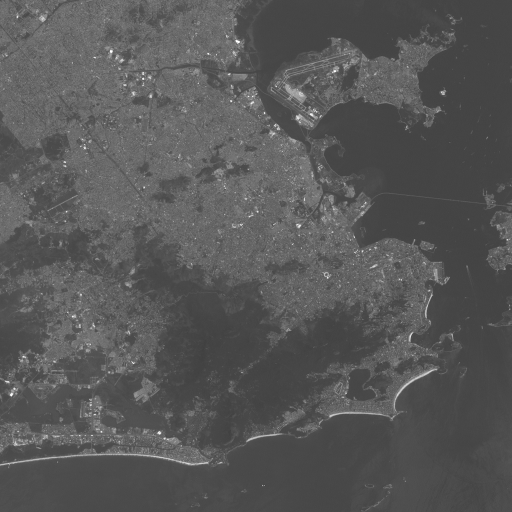
#> input picture trabalho07/LANDSAT_7_ETMXS_20000111_217_076_L2_BAND1.tif, 1024 x 1024 px (shown at 1/2 size); its folder holds 3 pictures in this run; the run also reads 1 picture not shown here
$ jupyter execute --allow-errors task07.ipynb
#> lines starting #> are read from the running program, lines starting #| are printed output that depends on the picture
# Trabalho 7 - Fusão de imagens de satélite com a banda pancromática

## Preâmbulo

A fusão de imagens de sensoriamento remoto pode seer realizado com bandas de um mesmo sensor ou mesmo com bandas de diferentes sensores no intuito de melhorar o resultado na qualidade das imagens.

Um exemplo de necessidade dessa aplicação que pode ser citado é o caso do satélite Landsat (Landsat8/OLI) que possui resolução espacial de 15m no sensor Pancromático e de 30 m no Multiespectral.

## Código

O código, apresentado a seguir, é separado nos métodos:
* image_side_by_side - plota duas imagens lado a lado;
* get_channel - obtem um dos canais de cor da imagem.

[cell 1]
import matplotlib.pyplot as plt
import numpy as np
import cv2
import random
from sklearn.metrics import mean_squared_error


def image_side_by_side(imgs, titles):
    imgs = [np.round(img).astype("uint8") for img in imgs]
    plt.subplot(121), plt.imshow(imgs[0], cmap='gray'), plt.title(titles[0])
    plt.subplot(122), plt.imshow(imgs[1], cmap='gray'), plt.title(titles[1])
    plt.show()


def get_channel(image, channel_number):
    channel_cn = np.zeros(image.shape[:2])
    for x in range(image.shape[0]):
        for y in range(image.shape[1]):
            channel_cn[x, y] = image[x, y][channel_number]
    return channel_cn

file_names = [f"LANDSAT_7_ETMXS_20000111_217_076_L2_BAND{i}.tif" for i in range(1, 4)]
file_name_reference = "LANDSAT_7_ETMPAN_20000111_217_076_L2_BAND8.tif"

## Resultados

Primeiramente são carregadas as imagens em tons de cinza das bandas cromáticas 1, 2 e 3 e logo em seguida da imagem de banda 8.

[cell 2]
# Opening the images
images = [cv2.imread(file_name, 0) for file_name in file_names]
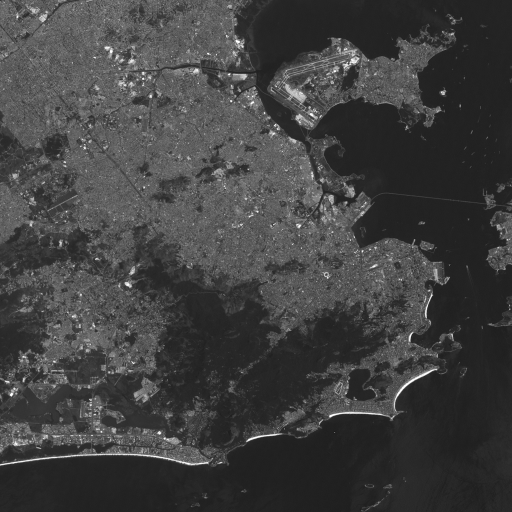
#> input picture trabalho07/LANDSAT_7_ETMXS_20000111_217_076_L2_BAND3.tif, 1024 x 1024 px (shown at 1/2 size)
#> images = 3 items
image_reference = cv2.imread(file_name_reference, 0)

Após carregar as imagens é selecionada uma posição aleatória no interior da imagem para que seja feito um corte de 512x512, com GRE de 30m.

Na imagem de banda 8 o corte é feito no tamanho 1024x1024 para adequar a sua GRE de 15m, a posição também é adequada.

[cell 3]
# Cropping
crop_size_1d = 512
crop_pos = [random.randrange(images[0].shape[0] - crop_size_1d), random.randrange(images[0].shape[1] - crop_size_1d)]
#> crop_pos = [394, 430]

São escolhidos os pontos para corte e estes são selecionados em todas as imagens.

[cell 4]
scale = 2
images = [img[crop_pos[0]:crop_pos[0] + crop_size_1d, crop_pos[1]:crop_pos[1] + crop_size_1d] for img in images]
#> (the rest of this cell did not finish here and is left out)

Criando o composite RGB e depois é necessário alterar o tamanho das imagens pra ficarem ambas na escala de GRE 15m.

[cell 5]
# Creating composite
composite_image = np.zeros([images[0].shape[0], images[0].shape[1], 3], dtype="uint8")
for i in range(3):
    composite_image[..., i] = images[i]
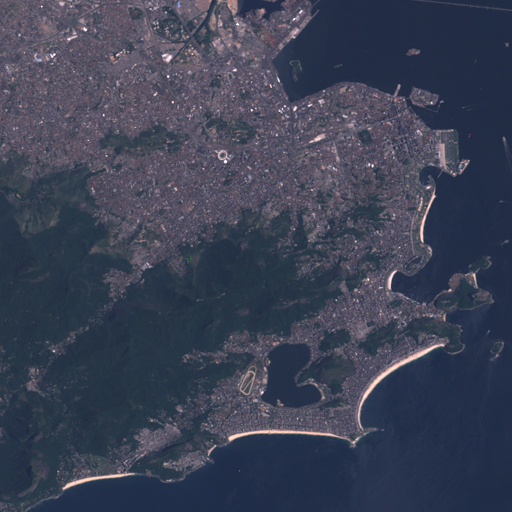
#> composite_image: shape (512, 512, 3); mean of channels 0, 1, 2 84.7, 66.2, 60.8; drawn as B, G, R

#> (the rest of this cell did not finish here and is left out)

Agora é feita a conversão do composite de RGB para HSV e então as imagens são colocadas lado a lado, o processo é comparado para a imagem fusionada em HSV e com sua versão em tons de cinza.
Após é calculado o erro quadrático médio entre a imagem banda 8 e a imagem fusionada.

[cell 6]
# Converting to HSV
composite_image = cv2.cvtColor(composite_image, cv2.COLOR_BGR2HSV)
#> composite_image: shape (512, 512, 3); mean H, S, V 116.1, 87, 85.2

# Fusioning
#> (the rest of this cell did not finish here and is left out)
